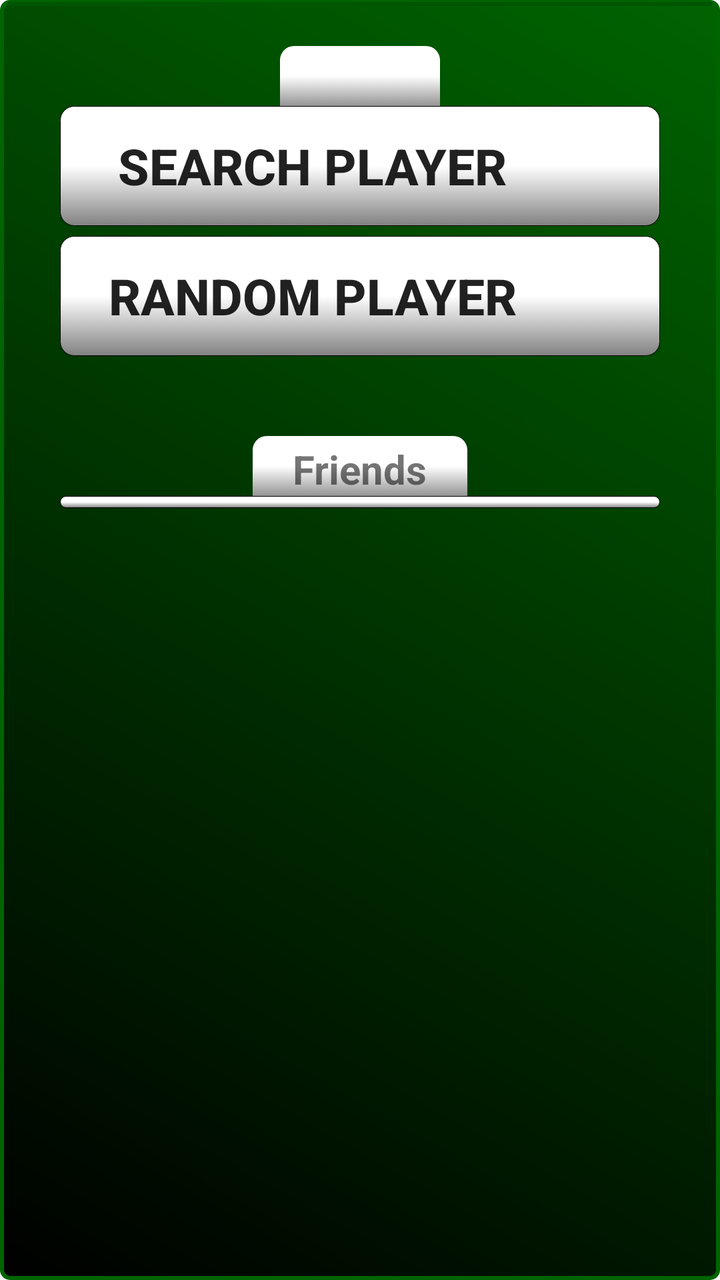
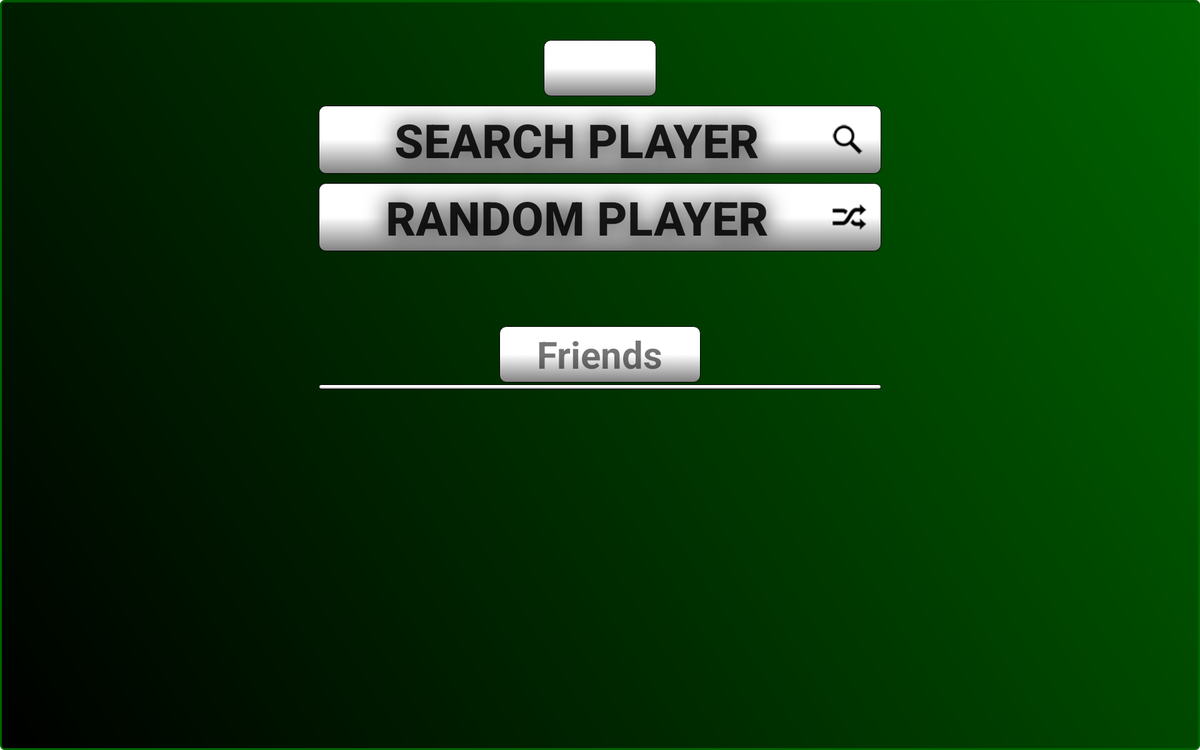

Two renders of one Android screen. The first uses the default layout on a phone; the second uses the alternative layout the repository ships for a different screen configuration, on a matching device. The two XML files are below.
<!-- AndroidManifest.xml: application theme CustomActionBarTheme -->
<!-- res/layout/newgame.xml -->
<ScrollView xmlns:android="http://schemas.android.com/apk/res/android"
    xmlns:tools="http://schemas.android.com/tools"
    android:id="@+id/pager"
    android:layout_width="match_parent"
    android:layout_height="match_parent"
    android:background="@drawable/background"
    tools:context="se.xjobb.scardfeud.NewGame" >
    <LinearLayout
        android:layout_width="match_parent"
        android:layout_height="match_parent"
        android:orientation="vertical">
    <View
        android:layout_width="match_parent"
        android:layout_height="2dp"
        android:background="#005500"/>
    <View
        android:layout_width="match_parent"
        android:layout_height="20dp"/>
    <RelativeLayout
        android:layout_width="wrap_content"
        android:layout_height="wrap_content"
        android:layout_gravity="center">
        <TextView
            android:layout_width="wrap_content"
            android:layout_height="30dp"
            android:textSize="20dp"
            android:paddingLeft="40dp"
            android:paddingRight="40dp"
            android:textStyle="bold"
            android:background="@drawable/btn_game"
            android:id="@+id/user2"/>

        <ImageView
            android:layout_width="30dp"
            android:layout_height="30dp"
            android:id="@+id/flagMy"/>
    </RelativeLayout>
        <RelativeLayout
            android:layout_width="wrap_content"
            android:layout_height="wrap_content"
            android:layout_gravity="center">
        <Button
            android:layout_width="300dp"
            android:layout_height="60dp"
            android:textSize="25sp"
            android:text="Search Player"
            android:background="@drawable/button"
            android:layout_gravity="center"
            android:textStyle="bold"
            android:id="@+id/search_player"
            android:paddingRight="50dp"/>
        <ImageView
            android:layout_width="45dp"
            android:layout_height="45dp"
            android:layout_marginTop="7dp"
            android:layout_marginLeft="250dp"
            android:background="@drawable/search"/>
        </RelativeLayout>
    <View
        android:layout_width="match_parent"
        android:layout_height="5dp"/>
        <RelativeLayout
            android:layout_width="wrap_content"
            android:layout_height="wrap_content"
            android:layout_gravity="center">

        <Button
            android:layout_width="300dp"
            android:layout_height="60dp"
            android:textSize="25sp"
            android:text="Random Player"
            android:background="@drawable/button"
            android:layout_gravity="center"
            android:textStyle="bold"
            android:id="@+id/random_player"
            android:paddingRight="50dp"/>
        <ImageView
            android:layout_width="45dp"
            android:layout_height="45dp"
            android:layout_marginLeft="250dp"
            android:layout_marginTop="7dp"
            android:background="@drawable/random"/>
    </RelativeLayout>

    <View
        android:layout_width="match_parent"
        android:layout_height="40dp"/>
    <RelativeLayout
        android:layout_width="wrap_content"
        android:layout_height="wrap_content"
        android:layout_gravity="center">
        <TextView
            android:layout_width="wrap_content"
            android:layout_height="30dp"
            android:text="Friends"
            android:textSize="20dp"
            android:paddingLeft="20dp"
            android:paddingRight="20dp"
            android:textStyle="bold"
            android:background="@drawable/btn_game"
            android:id="@+id/friends"/>
    </RelativeLayout>
    <ListView
        android:layout_width="300dp"
        android:layout_height="match_parent"
        android:layout_gravity="center"
        android:background="@drawable/button"
        android:id="@+id/friends"/>
        <View
            android:layout_height="250dp"
            android:layout_width="match_parent"/>
        <LinearLayout
            android:layout_width="wrap_content"
            android:layout_height="wrap_content"
            android:orientation="vertical"
            android:id="@+id/lnrMain"
            android:layout_gravity="center|bottom"
            >

            </LinearLayout>


</LinearLayout>
    </ScrollView>
<!-- resources referenced by this layout -->
<resources>
  <!-- drawable background (drawable) -->
  <shape xmlns:android="http://schemas.android.com/apk/res/android"
      android:id="@+id/Corners">
      <gradient android:startColor="#003500" android:endColor="#007800" android:angle="45"/>
      <padding android:left="4dp" android:top="1dp" android:right="4dp" android:bottom="1dp" />
  </shape>
  <!-- drawable btn_game (drawable) -->
  <?xml version="1.0" encoding="utf-8"?>
  <selector xmlns:android="http://schemas.android.com/apk/res/android">
      <item android:state_pressed="true"
          android:drawable="@drawable/shape_pressed" />
      <item android:drawable="@drawable/shape_gametext" />
  </selector>
  <!-- drawable button (drawable) -->
  <?xml version="1.0" encoding="utf-8"?>
  <selector xmlns:android="http://schemas.android.com/apk/res/android">
  <item android:state_pressed="true"
      android:drawable="@drawable/shape_pressed" />
  <item android:drawable="@drawable/shape" />
  </selector>
  <!-- drawable random: png bitmap (drawable, 3420 bytes) -->
  <!-- drawable search: png bitmap (drawable, 4857 bytes) -->
  <style name="CustomActionBarTheme" parent="@style/Theme.AppCompat.Light.DarkActionBar">
          <item name="android:actionBarStyle">@style/MyActionBar</item>
  
          
          <item name="actionBarStyle">@style/MyActionBar</item>
      </style>
  <!-- drawable shape_pressed (drawable) -->
  <?xml version="1.0" encoding="UTF-8"?>
  <shape xmlns:android="http://schemas.android.com/apk/res/android">
      <solid android:color="#CCC"/>
  
      <stroke android:width="1dp"
          android:color="#ff000000"
          />
  
      <padding android:left="1dp"
          android:top="1dp"
          android:right="1dp"
          android:bottom="1dp"
          />
  
      <corners android:bottomRightRadius="7dp" android:bottomLeftRadius="7dp"
          android:topLeftRadius="7dp" android:topRightRadius="7dp"/>
  </shape>
  <!-- drawable shape_gametext (drawable) -->
  <?xml version="1.0" encoding="utf-8"?>
  <selector xmlns:android="http://schemas.android.com/apk/res/android">
  
  
      <item>
          <shape>
              <gradient android:endColor="#949494" android:startColor="#fff"
                  android:centerColor="#fff" android:angle="270" />
              <stroke
                  android:color="#000"
                  />
              <padding android:left="2dp" android:top="3dp" android:right="2dp"
                  android:bottom="3dp" />
      <corners android:bottomRightRadius="0dp" android:bottomLeftRadius="0dp"
          android:topLeftRadius="7dp" android:topRightRadius="7dp"/>
          </shape>
  
      </item>
  </selector>
  <!-- drawable shape (drawable) -->
  <?xml version="1.0" encoding="utf-8"?>
  <selector xmlns:android="http://schemas.android.com/apk/res/android">
  
  
      <item>
          <shape>
              <gradient android:endColor="#828181" android:startColor="#fff"
                  android:centerColor="#fff" android:angle="270" />
              <stroke android:width="0.1dp"
                  android:color="#000"
                  />
              <padding android:left="2dp" android:top="3dp" android:right="2dp"
                  android:bottom="3dp" />
              <corners android:bottomRightRadius="7dp" android:bottomLeftRadius="7dp"
                  android:topLeftRadius="7dp" android:topRightRadius="7dp"/>
          </shape>
  
      </item>
  </selector>
  <style name="MyActionBar" parent="@style/Widget.AppCompat.Light.ActionBar.Solid.Inverse">
          <item name="android:background">@drawable/actionbar</item>
  
          
          <item name="background">@drawable/actionbar</item>
      </style>
  <!-- drawable actionbar (drawable) -->
  <shape xmlns:android="http://schemas.android.com/apk/res/android"
      android:id="@+id/Corners">
      <gradient android:startColor="#006600" android:endColor="#007800" android:angle="45"/>
      <padding android:left="4dp" android:top="1dp" android:right="4dp" android:bottom="1dp" />
  </shape>
</resources>
<!-- res/layout-sw720dp/newgame.xml (the repository's variant of the layout above) -->
<!-- drawn on a large tablet held sideways -->
<ScrollView xmlns:android="http://schemas.android.com/apk/res/android"
    xmlns:tools="http://schemas.android.com/tools"
    android:id="@+id/pager"
    android:layout_width="match_parent"
    android:layout_height="match_parent"
    android:background="@drawable/background"
    tools:context="se.xjobb.scardfeud.NewGame" >
    <LinearLayout
        android:layout_width="match_parent"
        android:layout_height="match_parent"
        android:orientation="vertical">
        <View
            android:layout_width="match_parent"
            android:layout_height="2dp"
            android:background="#005500"/>
        <View
            android:layout_width="match_parent"
            android:layout_height="40dp"/>
        <RelativeLayout
            android:layout_width="wrap_content"
            android:layout_height="wrap_content"
            android:layout_gravity="center">
            <TextView
                android:layout_width="wrap_content"
                android:layout_height="60dp"
                android:textSize="40dp"
                android:paddingLeft="80dp"
                android:paddingRight="40dp"
                android:textStyle="bold"
                android:background="@drawable/button"
                android:id="@+id/user2"/>

            <ImageView
                android:layout_width="60dp"
                android:layout_height="60dp"
                android:id="@+id/flagMy"/>
        </RelativeLayout>
        <View
            android:layout_width="match_parent"
            android:layout_height="10dp"/>
        <Button
            android:layout_width="600dp"
            android:layout_height="wrap_content"
            android:textSize="50sp"
            android:text="Search Player"
            android:background="@drawable/button"
            android:layout_gravity="center"
            android:textStyle="bold"
            android:id="@+id/search_player"
            android:shadowColor="#000"
            android:shadowRadius="30"
            android:drawableRight="@drawable/search"/>
        <View
            android:layout_width="match_parent"
            android:layout_height="10dp"/>

        <Button
            android:layout_width="600dp"
            android:layout_height="wrap_content"
            android:textSize="50sp"
            android:text="Random Player"
            android:background="@drawable/button"
            android:layout_gravity="center"
            android:textStyle="bold"
            android:id="@+id/random_player"
            android:shadowColor="#000"
            android:shadowRadius="30"
            android:drawableRight="@drawable/random"/>

        <View
            android:layout_width="match_parent"
            android:layout_height="80dp"/>
        <RelativeLayout
            android:layout_width="wrap_content"
            android:layout_height="wrap_content"
            android:layout_gravity="center">
            <TextView
                android:layout_width="wrap_content"
                android:layout_height="60dp"
                android:text="Friends"
                android:textSize="40dp"
                android:paddingLeft="40dp"
                android:paddingRight="40dp"
                android:textStyle="bold"
                android:background="@drawable/button"
                android:id="@+id/friends"/>
        </RelativeLayout>
        <View
            android:layout_width="match_parent"
            android:layout_height="2dp"/>
        <ListView
            android:layout_width="600dp"
            android:layout_height="match_parent"
            android:layout_gravity="center"
            android:background="@drawable/button"
            android:id="@+id/friends"/>

        <LinearLayout
            android:layout_width="wrap_content"
            android:layout_height="wrap_content"
            android:orientation="vertical"
            android:id="@+id/lnrMain"
            android:layout_gravity="center|bottom"
            >

        </LinearLayout>

    </LinearLayout>
</ScrollView>
<!-- resources referenced by the variant -->
<!-- as a large tablet held sideways resolves them -->
<resources>
  <!-- drawable background (drawable) -->
  <shape xmlns:android="http://schemas.android.com/apk/res/android"
      android:id="@+id/Corners">
      <gradient android:startColor="#003500" android:endColor="#007800" android:angle="45"/>
      <padding android:left="4dp" android:top="1dp" android:right="4dp" android:bottom="1dp" />
  </shape>
  <!-- drawable button (drawable) -->
  <?xml version="1.0" encoding="utf-8"?>
  <selector xmlns:android="http://schemas.android.com/apk/res/android">
  <item android:state_pressed="true"
      android:drawable="@drawable/shape_pressed" />
  <item android:drawable="@drawable/shape" />
  </selector>
  <!-- drawable random: png bitmap (drawable, 3420 bytes) -->
  <!-- drawable search: png bitmap (drawable, 4857 bytes) -->
  <style name="CustomActionBarTheme" parent="@style/Theme.AppCompat.Light.DarkActionBar">
          <item name="android:actionBarStyle">@style/MyActionBar</item>
  
          
          <item name="actionBarStyle">@style/MyActionBar</item>
      </style>
  <!-- drawable shape_pressed (drawable) -->
  <?xml version="1.0" encoding="UTF-8"?>
  <shape xmlns:android="http://schemas.android.com/apk/res/android">
      <solid android:color="#CCC"/>
  
      <stroke android:width="1dp"
          android:color="#ff000000"
          />
  
      <padding android:left="1dp"
          android:top="1dp"
          android:right="1dp"
          android:bottom="1dp"
          />
  
      <corners android:bottomRightRadius="7dp" android:bottomLeftRadius="7dp"
          android:topLeftRadius="7dp" android:topRightRadius="7dp"/>
  </shape>
  <!-- drawable shape (drawable) -->
  <?xml version="1.0" encoding="utf-8"?>
  <selector xmlns:android="http://schemas.android.com/apk/res/android">
  
  
      <item>
          <shape>
              <gradient android:endColor="#828181" android:startColor="#fff"
                  android:centerColor="#fff" android:angle="270" />
              <stroke android:width="0.1dp"
                  android:color="#000"
                  />
              <padding android:left="2dp" android:top="3dp" android:right="2dp"
                  android:bottom="3dp" />
              <corners android:bottomRightRadius="7dp" android:bottomLeftRadius="7dp"
                  android:topLeftRadius="7dp" android:topRightRadius="7dp"/>
          </shape>
  
      </item>
  </selector>
  <style name="MyActionBar" parent="@style/Widget.AppCompat.Light.ActionBar.Solid.Inverse">
          <item name="android:background">@drawable/actionbar</item>
  
          
          <item name="background">@drawable/actionbar</item>
      </style>
  <!-- drawable actionbar (drawable) -->
  <shape xmlns:android="http://schemas.android.com/apk/res/android"
      android:id="@+id/Corners">
      <gradient android:startColor="#006600" android:endColor="#007800" android:angle="45"/>
      <padding android:left="4dp" android:top="1dp" android:right="4dp" android:bottom="1dp" />
  </shape>
</resources>
